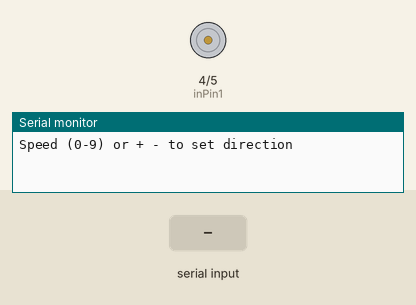
Bench run of a sketch on a simulated Arduino Uno, built with avr-gcc and run on an emulated ATmega328P. On the bench: motor-driver pin pairs drawn as motors (green arrow = first pin HIGH = forward, orange = second pin HIGH = backward, longer = more drive, scaled by the enable pin), the last lines printed to the serial monitor. The inputs (shaded band) are chosen by the test bench.

Above: at 1.2 s.
1.3 s: "+" received over Serial
2.8 s: "-" received over Serial
4.3 s: "1" received over Serial
At 5.2 s:
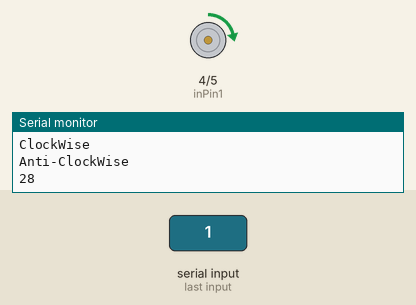
5.8 s: "+" received over Serial
At 6.4 s:
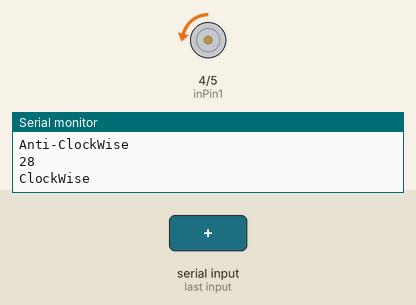
Timing chart, 0 to 8.3 s (numbered marks = the images above; inputs shaded):
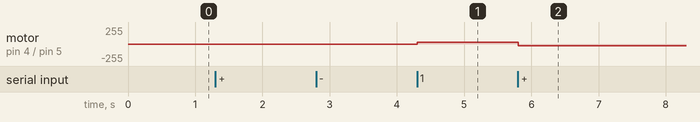

The sketch:

DC_Motor_with_Arduino_Code_3.ino
```cpp
/*
    DC Motor with Arduino Code 3
    For more details, visit: https://techzeero.com/arduino-tutorials/dc-motor-with-arduino/
*/

int enPin = 6;  //H-Bridge enable pin
int inPin1 = 4; //H-Bridge input pins
int inPin2 = 5;

void setup()
{
  Serial.begin(9600);
  pinMode(inPin1, OUTPUT);
  pinMode(inPin2, OUTPUT);
  Serial.println("Speed (0-9) or + - to set direction");
}

void loop()
{
  if(Serial.available())
  {
    char ch = Serial.read();
    if(ch >= '0' && ch <='9')
    {
      int speed = map(ch, '0','9',0,255);
      analogWrite(enPin, speed);
      Serial.println(speed);
    }
    else if(ch == '+')
    {
      Serial.println("ClockWise");
      digitalWrite(inPin1, LOW);
      digitalWrite(inPin2, HIGH);
    }
    else if(ch == '-')
    {
      Serial.println("Anti-ClockWise");
      digitalWrite(inPin1, HIGH);
      digitalWrite(inPin2, LOW);
    }
    else
    {
      Serial.print("Unexpected character ");
      Serial.println(ch);
    }
  }
}
```

Measured:
- after the input at 4.3 s, motor on pin 4 (inPin1) / pin 5 (inPin2): stopped → forward 28/255 at once
- after the input at 5.8 s, motor on pin 4 (inPin1) / pin 5 (inPin2): forward 28/255 → backward 28/255 at once
